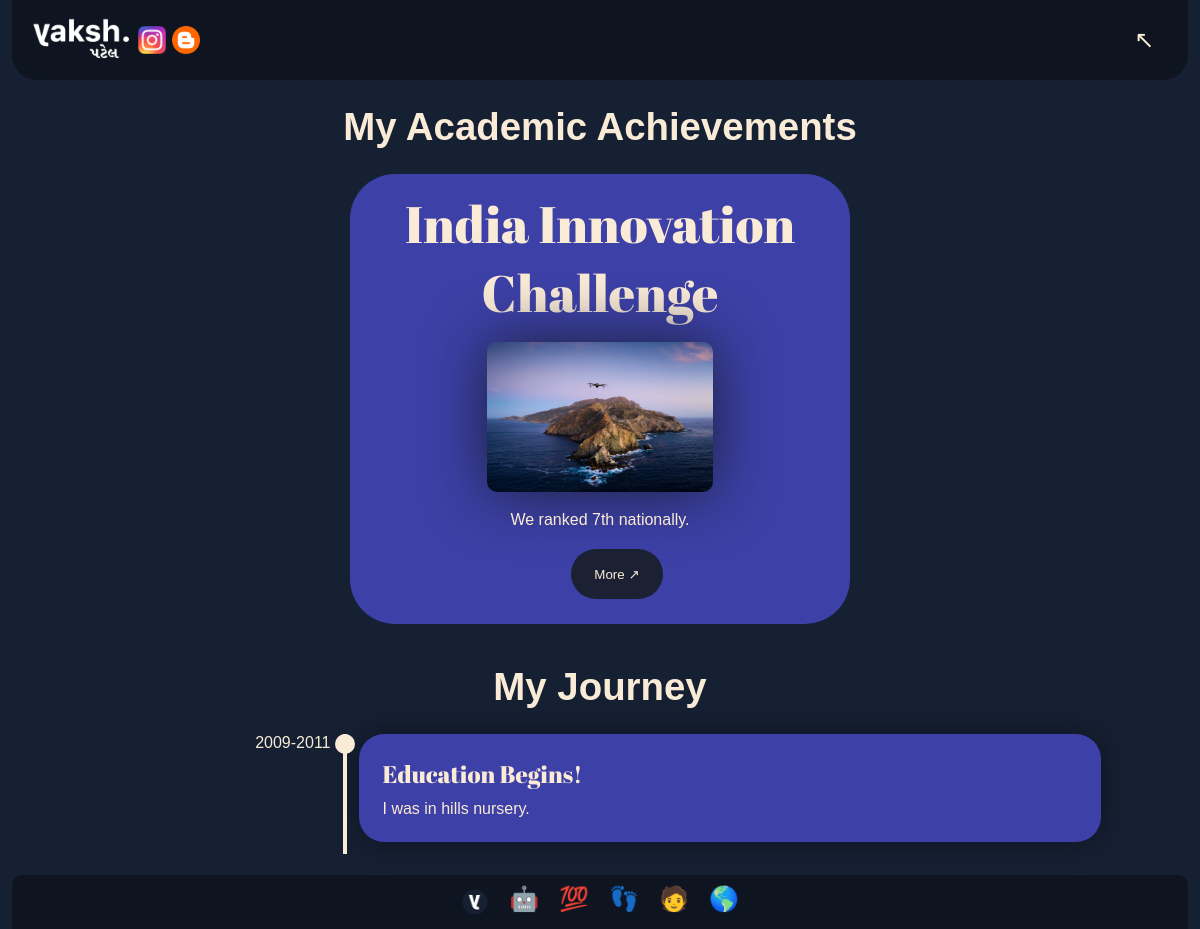
Page /academics/ on the earlier database version.
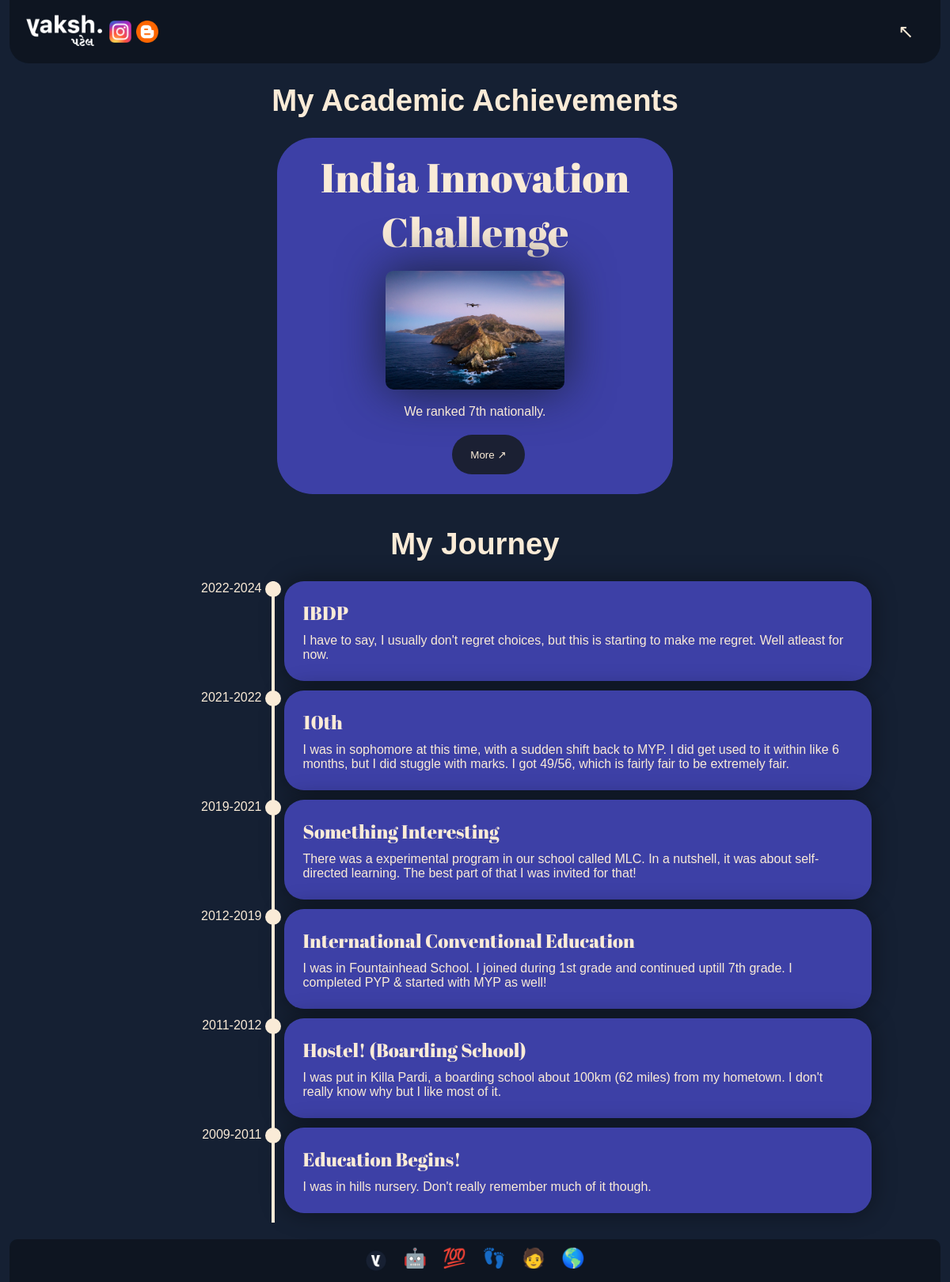
Same page on the later database version.
### main/models.py (models this page shows)
class AcademicAchievement(models.Model):
    title = models.CharField(max_length=50, default="",  help_text="Please use title case formatting only")
    cover_description = models.TextField(max_length=400, default="")
    description = models.TextField(max_length=5000, default="")
    cover_image = models.ImageField(upload_to=path_academics_title, default="")
    image_1 = models.ImageField(upload_to=path_academics_title, default="", null=True, blank=True)
    image_2 = models.ImageField(upload_to=path_academics_title, default="", null=True, blank=True)
    image_3 = models.ImageField(upload_to=path_academics_title, default="", null=True, blank=True)
    youtube_video = models.CharField(default="", max_length=40, null=True, blank=True)

class AcademicsPageTimelineEvent(models.Model):
    Event_date_op = models.CharField(max_length=50, default="", help_text="Please put in event date.")
    Event_title = models.CharField(max_length=200, default="", help_text="Please put in a exciting title for the event!")
    Event_description = models.TextField(max_length=1000, default="")

### main/views.py (the view)
# urls.py: path('academics/', mainViews.Academics),
def Academics(request, *args, **kwargs):
    timeline_events = AcademicsPageTimelineEvent.objects.all().order_by('-Event_date_op')
    academic_achievements = AcademicAchievement.objects.all()
    context = {
        "timeline_events": timeline_events,
        "academic_achievements": academic_achievements,
    }
    return render(request, 'academics/academics.html', context)

### templates/academics/academics.html (shortened to what this page needs)
{% extends 'base/base.html' %}
{% load static %}
{% block head %}
    <link rel="stylesheet" href="{% static 'css/academics.css' %}">
{% endblock head %}
{% block content %}
    <div class="page">
        <div class="basic-info">
            <h1 style="margin: 5px 0 10px 0;">My Academic Achievements</h1>
        </div>
        <div class="projects">
            {% for achievement in academic_achievements %}
                <div class="project_card">
                    <h1>{{ achievement.title }}</h1>
                    <img src="{{ achievement.cover_image.url }}" alt="{{ achievement.title }}'s cover image">
                    <p class="description">{{ achievement.cover_description }}</p>
                    <a href="/academics/{{ achievement.title }}/">
                        <button type="button" class="more-button">More ↗</button>
                    </a>
                </div>
            {% endfor %}
        </div>
        <div class="basic-info">
            <h1>My Journey</h1>
        </div>
        <div class="timeline">
        {% for event in timeline_events %}
            <div class="timeline__component">
                <div class="timeline__date -right">
                    {{ event.Event_date_op }}
                </div>
            </div>
            <div class="timeline__middle">
                <div class="timeline__point"></div>
            </div>
            <div class="timeline__component timeline__component-bg">
                <h3 class="timeline__title -left">{{ event.Event_title }}</h3>
                <p class="timeline__para">
                    {{ event.Event_description }}
                </p>
            </div>
        {% endfor %}
        </div>
    </div>
{% endblock content %}

### templates/base/base.html (shortened to what this page needs)
{% load static %}
<!DOCTYPE html>
<html lang="en">
<head>
    {% block head %}
    {% endblock head %}
    <link rel="stylesheet" href="{% static 'css/base.css' %}">
</head>
<body>
{% include 'base/navbar.html' %}
{% block content %}{% endblock content %}
</body>
</html>

### templates/base/navbar.html
{% load static %}
<link rel="stylesheet" href="{% static 'css/navbar.css' %}">
<header class="navbar">
    <div class="home_socials">
        <a href="/" class="header_links"><img src="{% static 'img/header.png' %}" alt="Home"></a>
        <div class="social_links">
            <a href="https://www.instagram.com/_yaksh396.phs/" class="social_links_img">
                <img src="{% static 'img/Instagram_logo.png' %}" alt="Instagram">
            </a>
            <a href="https://yakshsjournal.blogspot.com/" class="social_links_img">
                <img src="{% static 'img/blogger.png' %}" alt="Blog">
            </a>
        </div>
    </div>
    <a class="nav_links" href="javascript:history.back()">↖</a>
</header>
<div class="dock">
    <a href="/">
        <img src="{% static 'img/favicon.png' %}" alt="Home">
    </a>
    <a title="Projects" href="/projects">🤖</a>
    <a title="Academics" href="/academics/">💯</a>
    <a title="Community Services" href="/services/">👣</a>
    <a title="About & Contact" href="/about">🧑</a>
    <a title="Travels" href="/travel">🌎</a>
</div>

### main/static/css/academics.css (style rules this page uses)
body { font-family: "San Fransisco", sans-serif; }
.timeline { margin: 0; width: 90%; padding: 0; display: grid; grid-template-columns: 1fr 4px 3fr; }
.timeline__component { margin: 0 12px 12px 12px; }
.timeline__component-bg { padding: 1.5em; background: #3d40a6; box-shadow: 0 0 30px rgba(0,0,0,0.4); border-radius: 25px; }
.timeline__title { font-family: "Abril FatFace", sans-serif; font-size: 150%; font-weight: 200; margin: 0 0 10px 0; }
.timeline__para { margin: 0; }
.-right { text-align: right; }
.-left { text-align: left; }
.timeline__middle { position: relative; background: antiquewhite; }
.timeline__point { position: absolute; top: 0; left: 50%; transform: translateX(-50%); width: 20px; height: 20px; border-radius: 20px; background: antiquewhite; }
.page { width: 95%; position: absolute; left: 50%; transform: translateX(-50%); top: 100px; display: flex; flex-wrap: wrap; justify-content: center; padding-bottom: 75px; }
.basic-info { text-align: center; font-size: 1.2rem; }
.projects { display: flex; flex-wrap: wrap; position: relative; width: 100%; justify-content: space-evenly; }
.project_card { justify-items: center; text-align: center; height: auto; width: 500px; margin: 15px; backdrop-filter: blur(2px); border-radius: 45px; background: #3d40a6; }
.project_card h1 { font-size: 3.2rem; font-family: "Abril FatFace", sans-serif; font-weight: 200; margin: 15px; }
.project_card p { margin: 15px auto 15px auto; width: 75%; }
.project_card img { height: 150px; border-radius: 10px; box-shadow: 0 0 60px #1a213a; }
.more-button { border: none; border-radius: 25px; height: 50px; width: 85%; background-color: #1b2033; margin: 5px 25px 25px 25px; color: antiquewhite; }
.description { font-family: "San Fransisco", sans-serif; }

### main/static/css/base.css (style rules this page uses)
body { background-color: #152033; color: antiquewhite; font-family: "San Fransisco", sans-serif; }

### main/static/css/navbar.css (style rules this page uses)
.navbar { position: fixed; left: 50%; transform: translate(-50%,0); z-index: 998; color: antiquewhite; background-color: rgba(14,20,31,0.85); display: flex; justify-content: space-between; align-items: center; height: 5rem; width: 98%; border-radius: 0 0 25px 25px; backdrop-filter: blur(4px); -webkit-backdrop-filter: blur(2px); top: 0; font-family: "San Fransisco", sans-serif; }
ul, li, a { text-decoration: none; color: antiquewhite; list-style: none; text-align: right; }
.nav_links { border-radius: 10px; font-size: 1.5rem; color: antiquewhite; margin: 5px 1.5% 5px 0; border: none; background: none; padding: 16px 16px 16px 0; }
.home_socials { display: flex; flex-wrap: wrap; left: 18px; position: relative; }
.header_links img { height: 4.5rem; }
.social_links { display: flex; justify-content: space-evenly; align-items: center; margin-left: 3px; }
.social_links a { text-align: center; height: 1.75rem; margin: 0; padding: 3px; }
.social_links img { height: 1.75rem; margin: 0; padding: 0; }
.dock { position: fixed; bottom: 0; left: 50%; transform: translate(-50%, 0); border-radius: 10px 10px 0 0; background-color: rgba(14,20,31,0.85); display: flex; flex-wrap: wrap; justify-content: center; width: 98%; z-index: 998; backdrop-filter: blur(4px); -webkit-backdrop-filter: blur(2px); }
.dock a { font-size: 1.5rem; padding: 10px; justify-items: center; }
.dock img { height: 1.75rem; position: relative; top: 10%; }

Differences in the rows shown:
added AcademicsPageTimelineEvent: Event_date_op "2022-2024", Event_title "IBDP", Event_description "I have to say, I usually don't regret choices, but this is starting to make me regret. Well atleast for now."
added AcademicsPageTimelineEvent: Event_date_op "2021-2022", Event_title "10th", Event_description "I was in sophomore at this time, with a sudden shift back to MYP. I did get used to it within like 6 months, but I did stuggle with marks. I got 49/56, which is fairly fair to be extremely fair."
added AcademicsPageTimelineEvent: Event_date_op "2019-2021", Event_title "Something Interesting", Event_description "There was a experimental program in our school called MLC. In a nutshell, it was about self-directed learning. The best part of that I was invited for that!"
added AcademicsPageTimelineEvent: Event_date_op "2012-2019", Event_title "International Conventional Education", Event_description "I was in Fountainhead School. I joined during 1st grade and continued uptill 7th grade. I completed PYP & started with MYP as well!"
added AcademicsPageTimelineEvent: Event_date_op "2011-2012", Event_title "Hostel! (Boarding School)", Event_description "I was put in Killa Pardi, a boarding school about 100km (62 miles) from my hometown. I don't really know why but I like most of it."
changed AcademicsPageTimelineEvent "Education Begins!": Event_description "I was in hills nursery." → "I was in hills nursery. Don't really remember much of it though."
